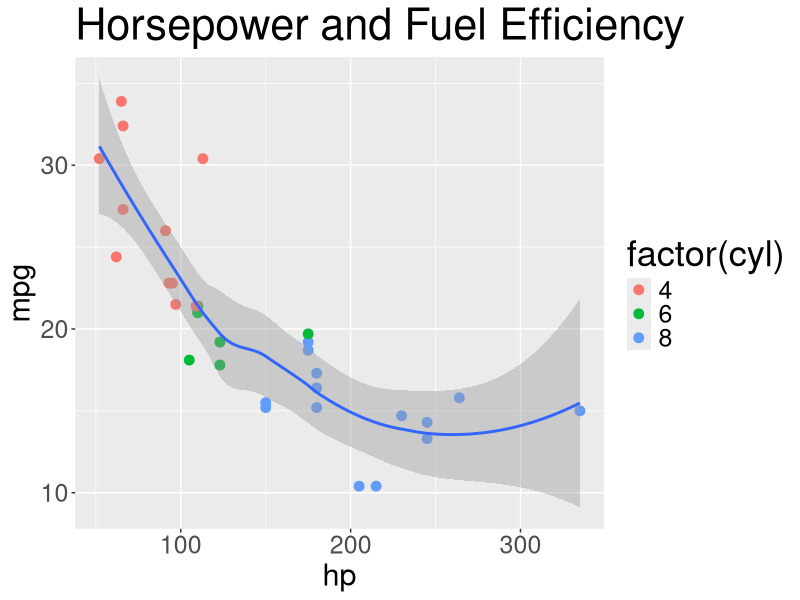
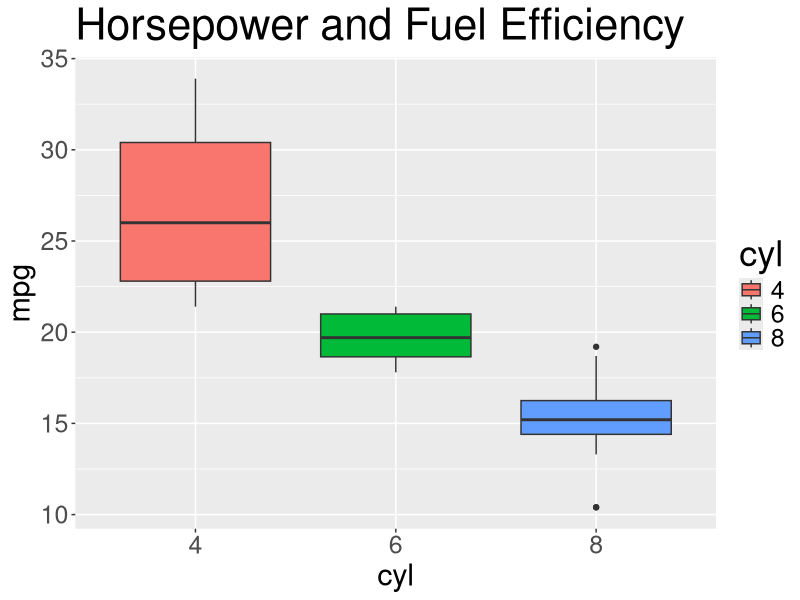

These charts were generated, in order, by the following R code:
## ---- chunk 1
library(dplyr)
library(ggplot2)
## ---- chunk 2
my_factor <- factor(c("A", "A", "B", "A", "C"))

typeof(my_factor)
levels(my_factor)
## ---- chunk 3
str(my_factor)
levels(my_factor)
## ---- chunk 4
factor(c("red", "blue", "red", "red", "yellow"))
## ---- chunk 5
factor(c("red", "blue", "red", "red", "yellow"), 
       levels = c("red", "yellow", "blue", "green"))
## ---- chunk 6
x <- factor(c("sm", "lg", "lg", "md", "sm"), levels = c("sm", "md", "lg"), ordered = TRUE)
x 
## ---- chunk 7
sort(x)
## ---- chunk 8
x <- factor(c("sm", "lg", "lg", "md", "sm"), levels = c("sm", "md", "lg"), ordered = TRUE)
unclass(x)
## ---- chunk 9
levels(x) <- c("S", "M", "L")
x
## ---- chunk 10
df <- data.frame(x = c("a", "b", "c"), y = 1:6)
str(df)
## ---- chunk 11
tbl_df(mtcars)
## ---- chunk 12
ggplot(mtcars, aes(x = hp, y = mpg)) +
  geom_point(aes(color = factor(cyl)), size = 3) +
  geom_smooth() +
  ggtitle("Horsepower and Fuel Efficiency") +
  theme(title = element_text(size = 26),
        axis.text = element_text(size = 18),
        axis.title = element_text(size = 22),
        legend.text = element_text(size = 18))
## ---- chunk 13
mtcars %>%
  mutate(cyl = factor(cyl)) %>%
  ggplot(aes(x = cyl, y = mpg, fill = cyl)) +
    geom_boxplot() +
    ggtitle("Horsepower and Fuel Efficiency") +
    theme(title = element_text(size = 26),
          axis.text = element_text(size = 18),
          axis.title = element_text(size = 22),
          legend.text = element_text(size = 18))
